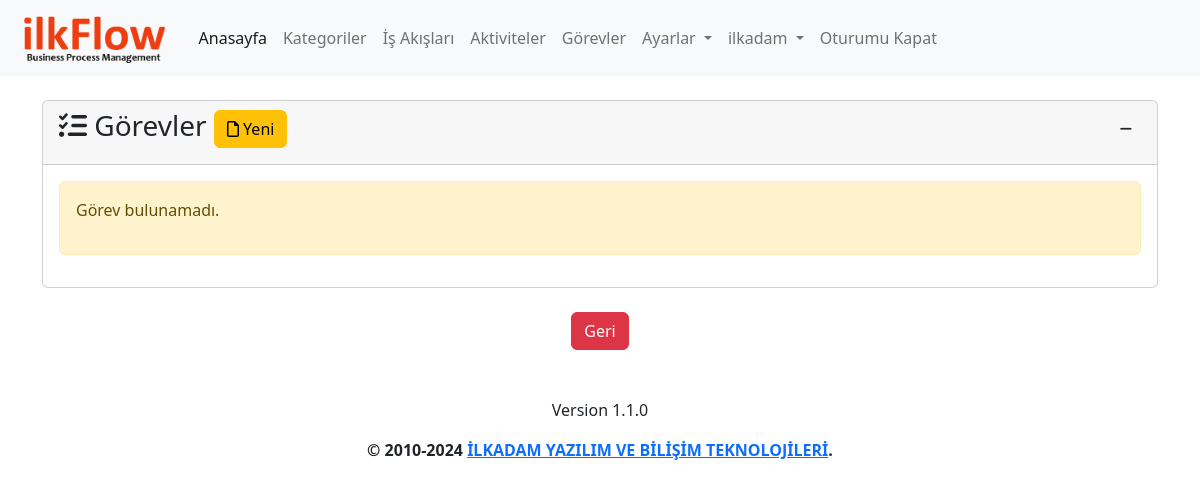
Page /task/ (signed in) on the earlier database version.
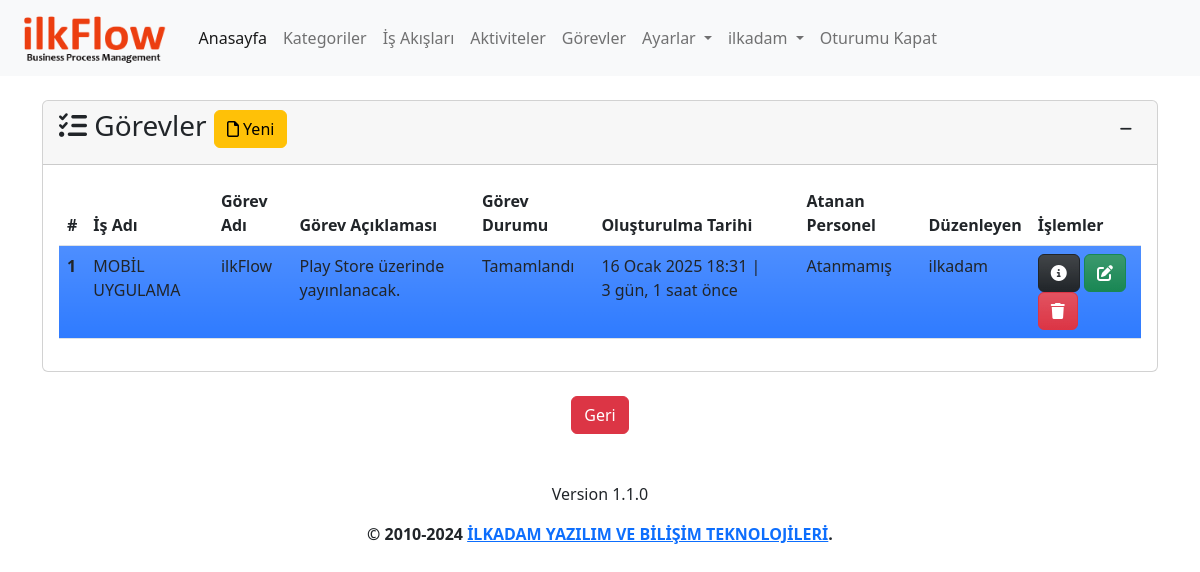
Same page on the later database version.
### app/models.py (models this page shows, shortened)
class Task(models.Model):
    process=models.ForeignKey(Process,on_delete=models.CASCADE,verbose_name='İş Adı')
    name=models.CharField(max_length=500,verbose_name='Görev Adı')
    description=models.TextField(verbose_name='Görev Açıklaması', blank=True, null=True)
    state=models.ForeignKey(State, on_delete=models.SET_NULL,verbose_name='Durum', blank=True, null=True)
    assigned_user=models.ForeignKey(User,on_delete=models.SET_NULL,related_name='assigned_user',verbose_name='Atanan Personel', blank=True, null=True)
    created_date=models.DateTimeField(auto_now_add=True, verbose_name='Oluşturulma Tarihi')
    user=models.ForeignKey(User,on_delete=models.CASCADE,verbose_name='Kullanıcı', blank=True, null=True)
    class Meta:
        verbose_name='Görev'
        verbose_name_plural='Görevler'

class Process(models.Model):
    category=models.ForeignKey(Category,on_delete=models.CASCADE,verbose_name='Kategori')
    name=models.CharField(max_length=500,verbose_name='İş Akış Adı')
    description=models.TextField(verbose_name='İş Akış Açıklaması', blank=True, null=True)
    state=models.ForeignKey(State, on_delete=models.SET_NULL,verbose_name='Durum', blank=True, null=True)
    created_date=models.DateTimeField(auto_now_add=True, verbose_name='Oluşturulma Tarihi')
    user=models.ForeignKey(User,on_delete=models.CASCADE,verbose_name='Kullanıcı', blank=True, null=True)
    def __str__(self):
        return self.name # + ' - ' + self.created_date.strftime("%d.%m.%Y, %H:%M:%S")
    class Meta:
        verbose_name='İş Akışı'
        verbose_name_plural='İş Akışları'

class State(models.Model):
    name=models.CharField(max_length=100,verbose_name='Durum')
    description=models.TextField(verbose_name='Açıklama', blank=True, null=True)
    color=ColorField(default='#FFFFFF',verbose_name='Renk')
    created_date=models.DateTimeField(auto_now_add=True, verbose_name='Oluşturulma Tarihi', blank=True, null=True)
    user=models.ForeignKey(User,on_delete=models.PROTECT,verbose_name='Kullanıcı', blank=True, null=True)
    def __str__(self):
        return self.name
    class Meta:
        verbose_name='Durum'
        verbose_name_plural='Durumlar'

### app/views.py (the view, shortened to what this page needs)
# urls.py: path('task/', views.task, name='task'),
@login_required(login_url='/user/login/')
def task(request):
    state=get_object_or_404(State,name='Yeni')
    task_form=TaskForm(initial={'state':state})
    tasks = Task.objects.filter(user=request.user).order_by('-created_date')
    context = {
        'task_form':task_form,
        'tasks': tasks
    }
    return render(request, 'app/task.html', context)

### templates/app/task.html (shortened to what the changed rows need)
{% extends 'layout.html' %}
{% load humanize %}
{% block content %}
{% load crispy_forms_tags %}
<div class="row mt-3">
    <div class="col-md-12">
        <div class="card">
            <div class="collapse show" id="collapseTask">
                <div class="card-body">
                    {% if tasks %}
                    <table id="task" class="table table-hover">
                        <thead>
                            <tr>
                                <th scope="col">#</th>
                                <th scope="col">İş Adı</th>
                                <th scope="col">Görev Adı</th>
                                <th scope="col">Görev Açıklaması</th>
                                <th scope="col">Görev Durumu</th>
                                <th scope="col">Oluşturulma Tarihi</th>
                                <th scope="col">Atanan Personel</th>
                                <th scope="col">Düzenleyen</th>
                                <th scope="col">İşlemler</th>
                            </tr>
                        </thead>
                        <tbody>
                            {% for task in tasks %}
                            <tr class="bg-gradient" style="background-color: {{ task.state.color }}">
                                <th scope="row">{{ task.id }}</th>
                                <td>{{ task.process }}</td>
                                <td>{{ task.name }}</td>
                                <td>{{ task.description | safe }}</td>
                                <td>
                                    {% if task.state is not None %}
                                    {{task.state}}
                                    {% else %}
                                    -
                                    {% endif %}
                                </td>
                                <td>{{ task.created_date }} | {{ task.created_date | timesince}} önce</td>
                                <td>
                                    {% if task.assigned_user is not None%}
                                    {{ task.assigned_user }}
                                    {% else %}
                                    Atanmamış
                                    {% endif %}
                                </td>
                                <td>{{ task.user }}</td>
                                <td>
                                    <a href="{% url 'task_detail' task.id %}" class="btn btn-dark bg-gradient"
                                        data-bs-toggle="popover" data-bs-trigger="hover" data-bs-title="Detaylar"
                                        data-bs-content="Seçili satırdaki kaydın detaylarını görüntüler.">
                                        <i class="fa-solid fa-circle-info"></i>
                                    </a>
                                    <a class="btn btn-success bg-gradient" href="{% url 'task_update' task.id %}"
                                        data-bs-toggle="popover" data-bs-trigger="hover" data-bs-title="Düzenle"
                                        data-bs-content="Seçili satırdaki kaydı düzenler.">
                                        <i class="fa-solid fa-pen-to-square"></i>
                                    </a>
                                    <a class="btn btn-danger bg-gradient" href="{% url 'task_delete' task.id %}"
                                        data-bs-toggle="popover" data-bs-trigger="hover" data-bs-title="Sil"
                                        data-bs-content="Seçili satırdaki kaydı siler.">
                                        <i class="fa-solid fa-trash"></i>
                                    </a>
                                </td>
                            </tr>
                            {% endfor %}
                        </tbody>
                    </table>
                    {% else %}
                    <div class="alert alert-warning">
                        <p>Görev bulunamadı.</p>
                    </div>
                    {% endif %}
                </div>
            </div>
        </div>
    </div>
</div>
{% endblock %}

Differences in the rows shown:
added Task: id "1", process "MOBİL UYGULAMA", name "ilkFlow", description "Play Store üzerinde yayınlanacak.", state "Tamamlandı", created_date "16 Ocak 2025 18:31", created_date "3 gün, 1 saat", shows "Atanmamış", user "ilkadam"
Other differences:
text no longer shown: "Görev bulunamadı."
text now shown: "# İş Adı Görev Adı Görev Açıklaması Görev Durumu Oluşturulma Tarihi Atanan Personel Düzenleyen İşlemler"
